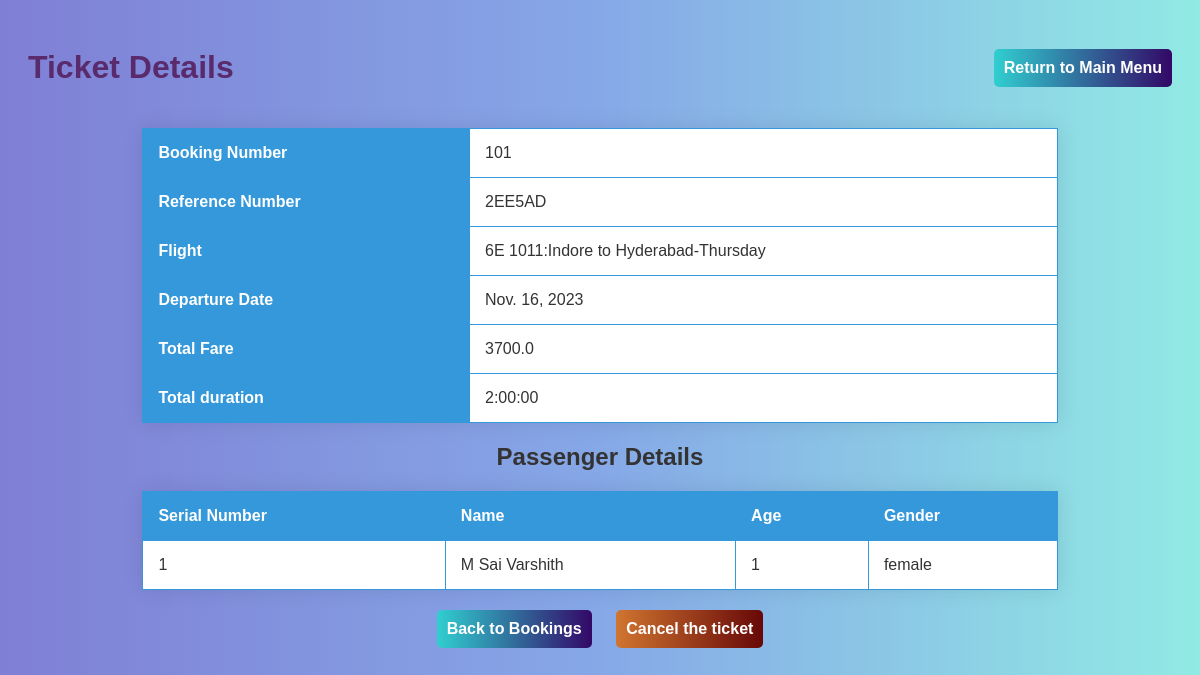
Page /ticket_detail/101/ on the committed database.
### app/models.py (models this page shows, shortened)
class Ticket(models.Model):
    user = models.ForeignKey(User,on_delete=models.CASCADE,related_name="bookings", blank=True, null=True)
    ref_no = models.CharField(max_length=6, unique=True)
    passengers = models.JSONField(blank=True, null=True)
    flight = models.ForeignKey(flight, on_delete=models.CASCADE, related_name="tickets", blank=True, null=True)
    flight_ddate = models.DateField(blank=True, null=True)
    flight_adate = models.DateField(blank=True, null=True)
    duration = models.DurationField(blank=True, null=True)
    flight_fare = models.FloatField(blank=True,null=True)
    other_charges = models.FloatField(blank=True,null=True)
    total_fare = models.FloatField(blank=True, null=True)
    booking_date = models.DateTimeField(default=datetime.now)
    mobile = models.CharField(max_length=20,blank=True)
    email = models.EmailField(max_length=45, blank=True)
    status = models.CharField(max_length=45, choices=TICKET_STATUS)
    def get_passengers_list(self):
     return json.loads(self.passengers) if self.passengers else []

class flight(models.Model):
    flight_id=models.CharField(max_length=100)
    origin=models.CharField(max_length=100)
    destination=models.CharField(max_length=100)
    starttime=models.TimeField(auto_now=False,auto_now_add=False)
    endtime=models.TimeField(auto_now=False,auto_now_add=False)
    economy_price=models.FloatField(max_length=100,null=True)
    bussiness_price=models.FloatField(max_length=100,null=True)
    firstclass_price=models.FloatField(max_length=100,null=True)
    day=models.CharField(max_length=100)
    def __str__(self):
        return f"{self.flight_id}:{self.origin} to {self.destination}-{self.day}"

### app/views.py (the view)
# urls.py: path('ticket_detail/<int:ticket_id>/', views.ticket_detail, name='ticket_detail'),
def ticket_detail(request, ticket_id):
    ticket = get_object_or_404(Ticket, id=ticket_id)
    print(ticket.flight.flight_id)
    print(ticket.flight_ddate)
    print(ticket.flight.starttime)
    return render(request, 'ticket_detail.html', {'ticket': ticket,})

### app/templates/ticket_detail.html (shortened to what this page needs)
<!DOCTYPE html>
<html lang="en">
<head>
</head>
<body>
    <div class="header">
        <h1>Ticket Details</h1>
        <a href="{% url 'home' %}" class="return-btn">Return to Main Menu</a>
    </div>
    <table>
        <tr>
            <th>Booking Number</th>
            <td>{{ ticket.id }}</td>
        </tr>
        <tr>
            <th>Reference Number</th>
            <td>{{ ticket.ref_no }}</td>
        </tr>
        <tr>
            <th>Flight</th>
            <td>{{ ticket.flight }}</td>
        </tr>
        <tr>
            <th>Departure Date</th>
            <td>{{ ticket.flight_ddate }}</td>
        </tr>
        <tr>
            <th>Total Fare</th>
            <td>{{ ticket.total_fare }}</td>
        </tr>
        <tr>
            <th>Total duration</th>
            <td>{{ ticket.duration }}</td>
        </tr>
    </table>
    <h2>Passenger Details</h2>
    <table>
        <thead>
            <tr>
                <th>Serial Number</th>
                <th>Name</th>
                <th>Age</th>
                <th>Gender</th>
            </tr>
        </thead>
        <tbody>
            {% with passengers_list=ticket.get_passengers_list %}
                {% for passenger in passengers_list %}
                    <tr>
                        <td>{{ forloop.counter }}</td>
                        <td>{{ passenger.name }}</td>
                        <td>{{ passenger.age }}</td>
                        <td>{{ passenger.gender }}</td>
                    </tr>
                {% endfor %}
            {% endwith %}
        </tbody>
    </table>
    <a href="{% url 'booki' %}" class="return-btn" style="margin-right: 20px;">Back to Bookings</a>
    {% if ticket.status == 'Confirmed' or ticket.status == 'Pending'  %}
    <a href="{% url 'cancel_ticket' ref_no=ticket.ref_no %}" class="return-btn" style="background: linear-gradient(to right, rgb(208, 117, 48), #670808);">Cancel the ticket</a>
    {% endif %}
</body>
</html>

### app/templates/ticket_detail.html (style rules this page uses)
body { background: linear-gradient(to right, #7f7fd5, #86a8e7, #91eae4); color: #333; font-family: 'Arial', sans-serif; text-align: center; padding: 20px; }
h1 { color: #592b6d; }
table { width: 80%; margin: 20px auto; border-collapse: collapse; box-shadow: 0 0 20px rgba(0, 0, 0, 0.1); background: #fff; }
table, th, td { border: 1px solid #3498db; }
th, td { padding: 15px; text-align: left; }
th { background: #3498db; color: #fff; }
a { color: #3498db; text-decoration: none; }
.return-btn { background: linear-gradient(to right, #30cfd0, #330867); padding: 10px; border-radius: 5px; color: #fff; text-decoration: none; display: inline-block; font-weight: bold; }
.header { margin-bottom: 20px; display: flex; justify-content: space-between; align-items: center; }

### rows in the picture
Ticket: id "101", ref_no "2EE5AD", flight "6E 1011:Indore to Hyderabad-Thursday", flight_ddate "Nov. 16, 2023", total_fare "3700.0", duration "2:00:00"

### other values in the picture
{{ passenger.name }} "M Sai Varshith"
{{ passenger.age }} "1"
{{ passenger.gender }} "female"
